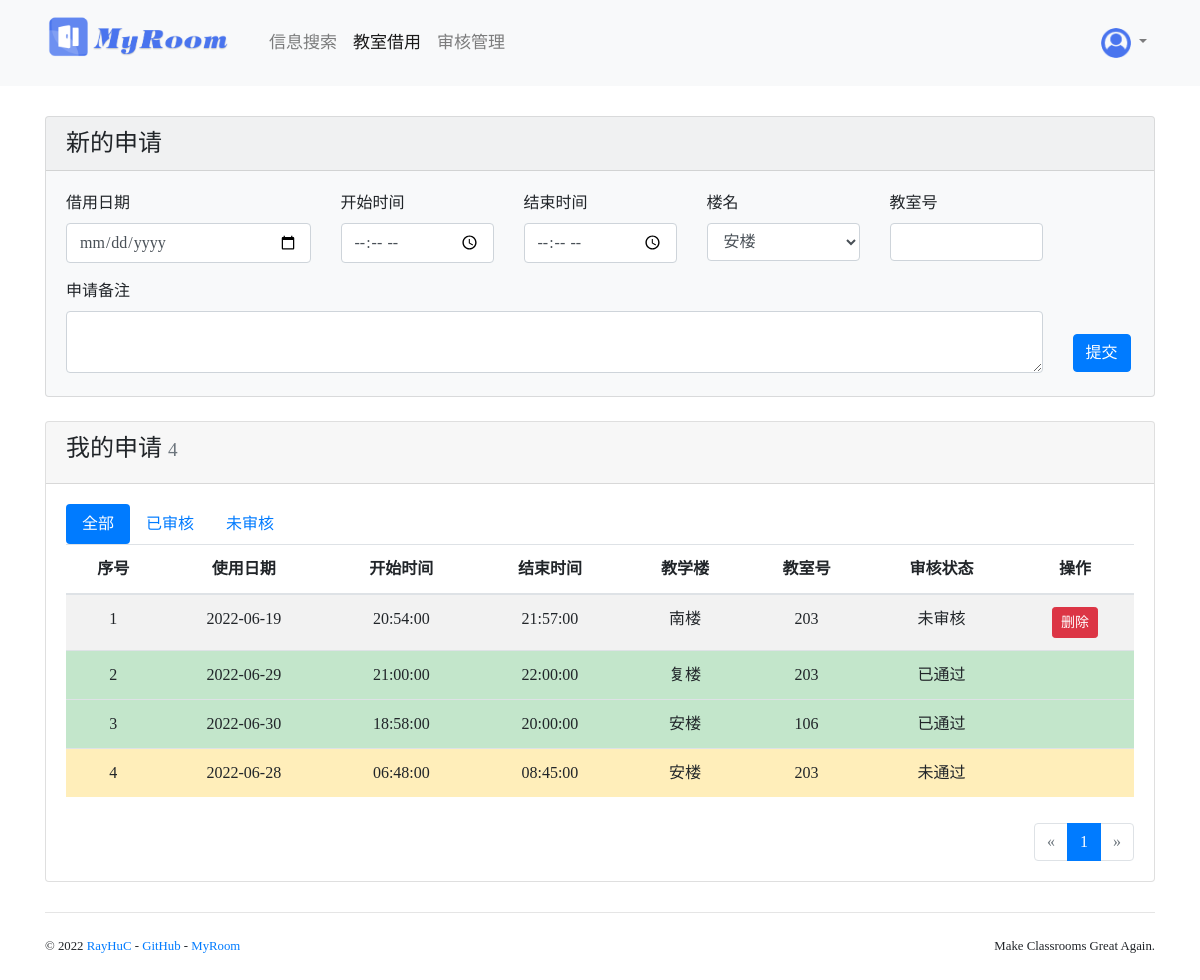
Page /booking/ (signed in) on the earlier database version.
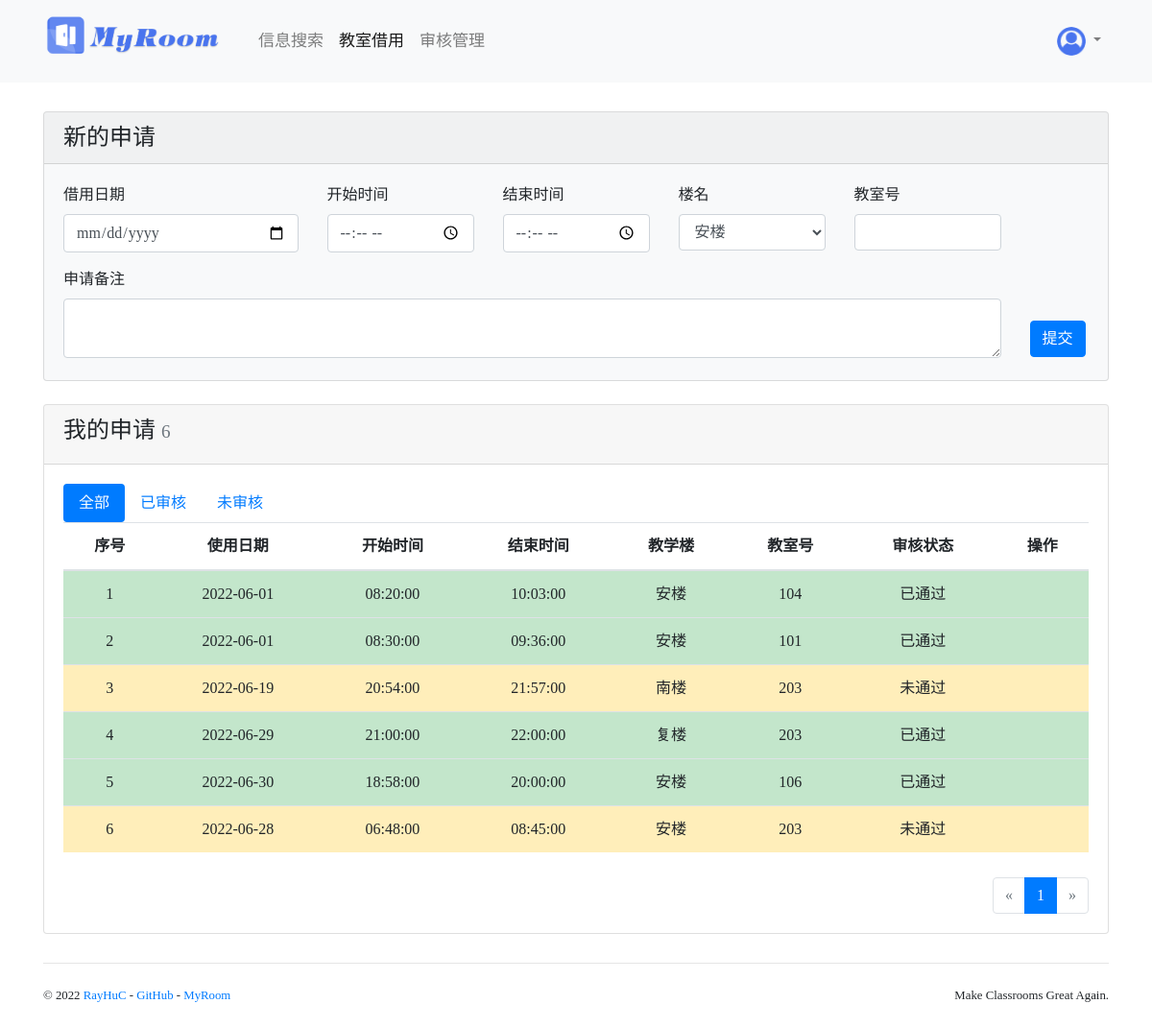
Same page on the later database version.
### myroom/models.py (models this page shows, shortened)
class Event(db.Model):
    id = db.Column(db.Integer, primary_key=True)
    start_date = db.Column(db.Date, default=date(2022,2,21))    #开学日期
    submit_time = db.Column(db.DateTime, default=datetime.now(), index=True)    #提交时间
    date = db.Column(db.Date, default=date.today()) #借用日期
    start_time = db.Column(db.Time, nullable=False) #借用开始时间
    finish_time = db.Column(db.Time, nullable=False)#借用结束时间
    note = db.Column(db.Text, nullable=False)       #借用备注
    estimated = db.Column(db.Boolean, default=False)#是否已审核
    passed = db.Column(db.Boolean, default=False)   #是否已通过
    comment = db.Column(db.Text)                    #审核备注
    examine_time = db.Column(db.DateTime)           #审核时间
    room_id = db.Column(db.Integer, db.ForeignKey('room.id'))   #所用教室
    user_id = db.Column(db.Integer, db.ForeignKey('user.id'))   #借用人员
    room = db.relationship('Room', back_populates='events')
    user = db.relationship('User', back_populates='events')
    @property
    def is_passed(self):
        return self.passed
    @property
    def is_rejected(self):
        return (self.estimated is True) and (self.passed is False)

class Building(db.Model):
    id = db.Column(db.Integer, primary_key=True)
    name = db.Column(db.String(20), nullable=False)     #楼名
    location = db.Column(db.String(20), nullable=False) #校区
    open_time = db.Column(db.Time, nullable=False, default=time(6,0,0))     #开楼时间
    close_time = db.Column(db.Time, nullable=False, default=time(22,0,0))   #闭楼时间
    rooms = db.relationship('Room', back_populates='building', cascade='all, delete-orphan')

class Room(db.Model):
    id = db.Column(db.Integer, primary_key=True)
    number = db.Column(db.String(5), nullable=False, index=True)    #房间号
    available = db.Column(db.Boolean, nullable=False, default=True) #是否可借用
    type = db.Column(db.String(10), nullable=False, default='all')  #教室类型(all,class,rest,meeting,lab,study)
    size = db.Column(db.Integer, nullable=False, default=40)        #教室容量(0~130)
    building_id = db.Column(db.Integer, db.ForeignKey('building.id'))  #所在教学楼
    building = db.relationship('Building', back_populates='rooms')
    events = db.relationship('Event', back_populates='room', cascade='all, delete-orphan',lazy='dynamic')
    open_courses = db.relationship('OpenCourse', back_populates='room', cascade='save-update, merge',lazy='dynamic')

### myroom/blueprints/booking.py (the view, shortened to what this page needs)
@booking_bp.route('/', methods=['GET', 'POST'])
@login_required             #登录
@not_admin_required_flash   #不是管理员
def index():
    form = EventForm()
    filter_rule = request.args.get('filter', 'all')  # 'all', 'reviewed', 'waiting'
    page = request.args.get('page', 1, type=int)
    per_page = 10
    if filter_rule == 'reviewed':
        filtered_events = Event.query.filter_by(estimated=True, user_id=current_user.id)
    elif filter_rule == 'waiting':
        filtered_events = Event.query.filter_by(estimated=False, user_id=current_user.id)
    else:
        filtered_events = Event.query.filter_by(user_id=current_user.id)
    pagination = filtered_events.order_by(Event.submit_time.desc()).paginate(page, per_page=per_page)
    events = pagination.items
    return render_template('booking/booking.html', form=form, events=events, pagination=pagination)

### myroom/forms/booking.py
class EventForm(FlaskForm):
    use_date = DateField('借用日期',validators=[DataRequired()])    #借用日期
    s_time = TimeField('开始时间',validators=[DataRequired(),st_right])  #开始时间
    e_time = TimeField('结束时间',validators=[DataRequired(), et_right])  #结束时间
    b_name = SelectField('楼名',choices=['安楼','博楼','诚楼','复楼','南楼','北楼'], validators=[DataRequired()])  #楼宇名称
    r_num = StringField('教室号',validators=[DataRequired(), Length(3, 3)])   #教室号
    note = TextAreaField('申请备注',validators=[DataRequired(), Length(10, -1)])#备注
    submit = SubmitField("提交")

### myroom/__init__.py (called while the page is built)
def register_template_context(app):
    @app.context_processor
    def make_template_context():
        if current_user.is_authenticated:
            pass
        return dict()

### myroom/extensions.py (called while the page is built)
@login_manager.user_loader
def load_user(user_id):
    from myroom.models import User
    user = User.query.get(int(user_id))
    return user

### myroom/models.py (called while the page is built)
    @property
    def is_admin(self):
        return self.admin

### myroom/templates/booking/booking.html (shortened to what this page needs)
{% extends 'base.html' %}
{% from 'bootstrap4/form.html' import render_form %}
{% from 'bootstrap4/pagination.html' import render_pagination %}
{% block content %}
    <div class="card w-100 bg-light">
        <h4 class="card-header">
            新的申请
        </h4>
        <div class="card-body" style="margin-bottom: -20px;">
            <form method ="post">
                <div class="row">
                    <div class="col-sm-3">
                        <div class="form-group">
                            {{form.use_date.label(class='mr-sm-2')}}
                            {{form.use_date(class='form-control mb-2 mr-sm-2')}}
                        </div>
                    </div>
                    <div class="col-sm-2">
                        <div class="form-group">
                            {{form.s_time.label(class='mr-sm-2')}}
                            {{form.s_time(class='form-control mb-2 mr-sm-2')}}
                        </div>
                    </div>
                    <div class="col-sm-2">
                        <div class="form-group">
                            {{form.e_time.label(class='mr-sm-2')}}
                            {{form.e_time(class='form-control mb-2 mr-md-2')}}
                       </div>
                    </div>
                    <div class="col-sm-2">
                        <div class="form-group">
                            {{form.b_name.label(class='mr-sm-2')}}
                            {{form.b_name(class='form-control mb-2 mr-sm-2')}}
                        </div>
                    </div>
                    <div class="col-sm-2">
                        <div class="form-group">
                            {{form.r_num.label(class='mr-sm-2')}}
                            {{form.r_num(class='form-control mb-2 mr-sm-2')}}
                        </div>
                    </div>
                </div>
                <div class="row">
                    <div class="col-sm-11">
                        <div class="form-group">
                            {{form.note.label(class='mr-sm-2')}}
                            {{form.note(class='form-control mb-2 mr-sm-2')}}
                        </div>
                    </div>
                    <div class="col-sm-1" style="margin-top: 55px;">
                        <div class="form-group">
                            {{form.submit(class="btn btn-primary mb-2")}}
                        </div>
                    </div>
                </div>
            </form>
        </div>
    </div>
    <br>
    <div class="card w-100">
        <div class="card-header">
            <h4>我的申请
                <small class="text-muted">{{ pagination.total }}</small>
            </h4>
        </div>
        <div class="card-body" style="margin-bottom: -30px;">
            <ul class="nav nav-pills">
                <li class="nav-item">
                    <a class="nav-link {% if request.args.get('filter', 'all') == 'all' %}active{% endif %}"
                    href="{{ url_for('booking.index', filter='all') }}">全部</a>
                </li>
                <li class="nav-item">
                    <a class="nav-link {% if request.args.get('filter') == 'reviewed' %}active{% endif %}"
                    href="{{ url_for('booking.index', filter='reviewed') }}">已审核 </a>
                </li>
                <li class="nav-item">
                    <a class="nav-link {% if request.args.get('filter') == 'waiting' %}active{% endif %}"
                    href="{{ url_for('booking.index', filter='waiting') }}">未审核</a>
                </li>
            </ul>
            {% if events %}
                <table class="table table-striped midtable">
                    <thead>
                    <tr>
                        <th>序号</th>
                        <th>使用日期</th>
                        <th>开始时间</th>
                        <th>结束时间</th>
                        <th>教学楼</th>
                        <th>教室号</th>
                        <th>审核状态</th>
                        <th>操作</th>
                    </tr>
                    </thead>
                    {% for event in events %}
                        <tr {% if event.is_rejected %}class="table-warning" {% endif %}
                            {% if event.is_passed %}class="table-success" {% endif %}>
                            <td>{{ loop.index + ((pagination.page - 1) * 10) }}</td>
                            <td>{{ event.date }}</td>
                            <td>{{ event.start_time }}</td>
                            <td>{{ event.finish_time }}</td>
                            <td>{{ event.room.building.name }}</td>
                            <td>{{ event.room.number }}</td>
                            <td>
                                {% if not event.estimated %}未审核
                                {% else %}
                                    {% if event.is_passed %}已通过
                                    {% else %}未通过
                                    {% endif%}
                                {% endif %}</td>
                            <td>
                                {% if not event.estimated %}
                                    <form class="inline" method="post"
                                        action="{{ url_for('.delete_event', event_id=event.id, next=request.full_path) }}">
                                        <button type="submit" class="btn btn-danger btn-sm"
                                                onclick="return confirm('确认删除?');">删除
                                        </button>
                                    </form>
                                {% endif %}
                            </td>
                        </tr>
                    {% endfor %}
                </table>
                <div class="page-footer my-page-footer">{{ render_pagination(pagination) }}</div>
            {% else %}
                <div class="tip" style="margin-bottom: 30px;"><h5>暂无申请</h5></div>
            {% endif %}
        </div>
    </div>
{% endblock %}

### myroom/templates/base.html (shortened to what this page needs)
{% from 'bootstrap4/nav.html' import render_nav_item %}
<!DOCTYPE html>
<html lang="en">
<head>
    {% block head %}
        {% block styles %}
            <link rel="stylesheet" href="{{ url_for('static', filename='css/bootstrap.min.css') }}">
            <link rel="stylesheet" href="{{ url_for('static', filename='open-iconic/font/css/open-iconic-bootstrap.css') }}">
            <link rel="stylesheet" href="{{ url_for('static', filename='css/style.css') }}">
        {% endblock styles %}
    {% endblock head %}
</head>
<body>
{% block navbar %}
    <nav class="navbar navbar-expand-lg navbar-light bg-light">
        <div class="container">
            <a class="navbar-brand" href="{{ url_for('main.index') }}">
                <img src="{{ url_for('static', filename='logo.png') }}" width="200px" height="auto" alt="MyRoom">
            </a>
            <div class="collapse navbar-collapse" id="navbarColor01">
                <div class="navbar-nav mr-auto" style="font-size: 17px;">
                    {{ render_nav_item('search.index', '信息搜索') }}
                    {{ render_nav_item('booking.index', '教室借用') }}
                    {{ render_nav_item('admin.index', '审核管理') }}
                </div>
                <div class="navbar-nav ml-auto">
                    {% if current_user.is_authenticated %}
                        <div class="dropdown nav-item">
                            <a href="#" class="nav-link dropdown-toggle" data-toggle="dropdown" role="button" aria-expanded="false">
                                <img class="avatar-xs"
                                    src="{{ url_for('static', filename='user.ico') }}">
                            </a>
                        </div>
                    {% else %}
                        <a class="btn btn-outline-primary" href="{{ url_for('auth.login') }}">登 录</a>&nbsp;&nbsp;
                    {% endif %}
                </div>
            </div>
        </div>
    </nav>
{% endblock %}
<main>
    <div class="container">
        {% block content %}{% endblock %}
        {% block footer %}
            <footer>
                <p class="float-left">
                    <small>&copy; 2022
                        <a href="https://github.com/RayCorleone" title="Written by Ray">RayHuC</a> -
                        <a href="https://github.com/RayCorleone" title="Follow me on GitHub">GitHub</a> -
                        <a href="https://github.com/RayCorleone/myroom" title="Foke this on GitHub">MyRoom</a>
                    </small>
                </p>
                <p class="float-right">
                    <small>Make Classrooms Great Again.</small>
                </p>
            </footer>
        {% endblock %}
    </div>
</main>
</body>
</html>

### myroom/static/css/style.css (style rules this page uses)
body { font-family: Microsoft YaHei; }
.midtable { text-align: center; }
.my-page-footer { margin-top: -30px; float:right; }
.page-footer { padding-top: 40px; }
nav { margin-bottom: 30px; }
footer { margin: 30px 0; padding: 20px 0; border-top: 1px solid #e5e5e5; }
.avatar-xs { width: 30px; height: 30px; border-radius: 2px; }

Differences in the rows shown:
added Event: date "2022-06-01", start_time "08:20:00", finish_time "10:03:00", room.building.name "安楼", room.number "104", estimated "已通过"
added Event: date "2022-06-01", start_time "08:30:00", finish_time "09:36:00", room.building.name "安楼", room.number "101", estimated "已通过"
changed Event "南楼": estimated "未审核 删除" → "未通过"
Other differences:
{{ pagination.total }}: "4" → "6"
